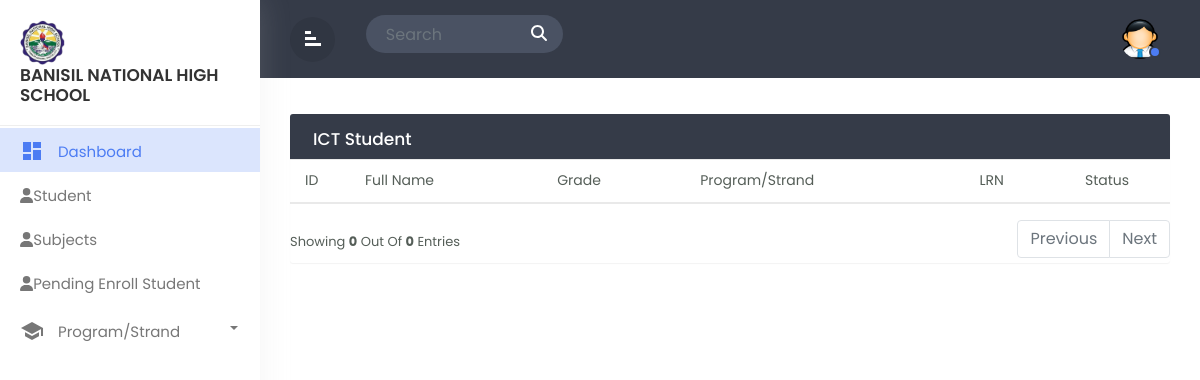
The page /admin_ICT.php on the database as committed earlier.
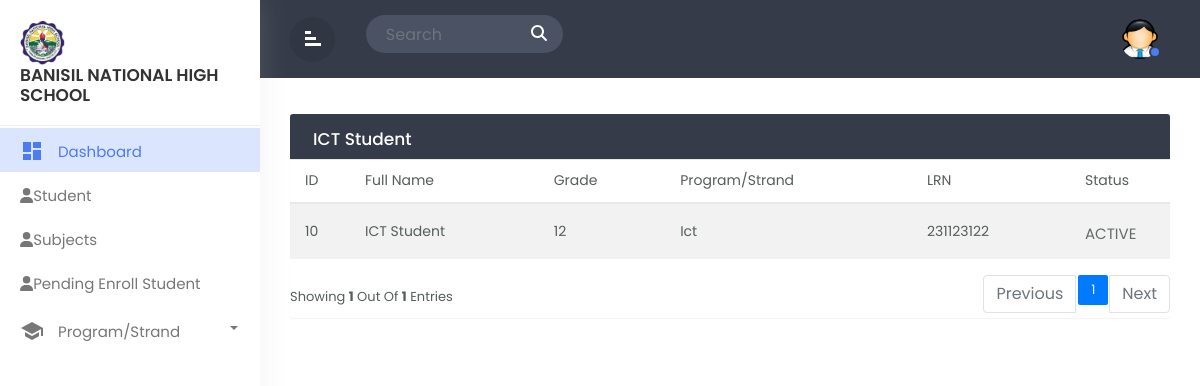
The same page on the database as committed later.
### tables this page shows
CREATE TABLE `tbl_userinfo` (
  `user_id` int(11) NOT NULL,
  `firstname` varchar(244) NOT NULL,
  `middlename` varchar(244) NOT NULL,
  `lastname` varchar(244) NOT NULL,
  `suffix` varchar(244) NOT NULL,
  `gender` varchar(244) NOT NULL,
  `birthday` date NOT NULL,
  `age` int(11) NOT NULL
);

CREATE TABLE `tbl_enrollment` (
  `enrollment_id` int(11) NOT NULL,
  `userinfo_id` int(11) NOT NULL,
  `admit_type` varchar(244) NOT NULL,
  `grade` varchar(244) NOT NULL,
  `program` varchar(244) NOT NULL,
  `term` varchar(244) NOT NULL,
  `lrn` int(11) NOT NULL,
  `lsa` varchar(244) NOT NULL
);

### admin_ICT.php (the view, shortened to what the changed rows need)
<!doctype html>
<html lang="en">
  <head>
        <link rel="stylesheet" href="css/bootstrap.min.css">
        <link rel="stylesheet" href="css/custom.css">
  </head>
  <body>
<div class="wrapper">
		<div id="content">
		   <div class="main-content">
			  <div class="row">
				<div class="col-md-12">
				<div class="table-wrapper">
    <div class="table-title">
      <div class="row">
        <div class="col-sm-6 p-0 d-flex justify-content-lg-start justify-content-center">
          <h2 class="ml-lg-2">ICT Student</h2>
        </div>
      </div>
    </div>
    <?php
    include 'dbcon.php';
    $limit = 5;
    $page = isset($_GET['page']) ? $_GET['page'] : 1;
    $sqlCount = "SELECT COUNT(*) AS total FROM tbl_userinfo
              JOIN tbl_user_level ON tbl_user_level.user_level_id = tbl_userinfo.user_id
              JOIN tbl_enrollment ON tbl_enrollment.userinfo_id = tbl_userinfo.user_id
              WHERE tbl_user_level.level = 'STUDENT' AND tbl_enrollment.program = 'ICT'";
    $resultCount = mysqli_query($conn, $sqlCount);
    $rowCount = mysqli_fetch_assoc($resultCount)['total'];
    $totalPages = ceil($rowCount / $limit);
    $offset = ($page - 1) * $limit;
    $sql = "SELECT tbl_userinfo.user_id, tbl_userinfo.firstname, tbl_userinfo.middlename, tbl_userinfo.lastname, tbl_userinfo.suffix, tbl_enrollment.userinfo_id, tbl_enrollment.admit_type, tbl_enrollment.grade, tbl_enrollment.program, tbl_enrollment.term, tbl_enrollment.lrn, tbl_enrollment.lsa, tbl_user_status.status, tbl_user_level.level
            FROM tbl_userinfo
            JOIN tbl_enrollment ON tbl_userinfo.user_id = tbl_enrollment.userinfo_id
            JOIN tbl_user_status ON tbl_userinfo.user_id = tbl_user_status.userinfo_id
            JOIN tbl_user_level ON tbl_userinfo.user_id = tbl_user_level.userinfo_id
            WHERE tbl_user_level.level = 'STUDENT' AND tbl_enrollment.program = 'ICT' AND tbl_user_status.status = '1'
            LIMIT $limit OFFSET $offset";
    $result = mysqli_query($conn, $sql);
    ?>
<table class="table table-striped table-hover" id="eim_table">
  <thead>
    <tr>
      <th>ID</th>
      <th>Full Name</th>
      <th>Grade</th>
      <th>Program/Strand</th>
      <th>LRN</th>
      <th>Status</th>
    </tr>
  </thead>
  <tbody>
    <?php foreach ($result as $row): ?>
      <tr>
        <td><?php echo $row['user_id'] ?></td>
        <td><?php echo $row['firstname'] . ' ' . $row['lastname']; ?></td>
        <td><?php echo $row['grade']; ?></td>
        <td><?php echo $row['program']; ?></td>
        <td><?php echo $row['lrn'] ?></td>
        <td>
        <?php
            if($row['status'] == 1){
              echo '<span class="active">ACTIVE</span>';
            } else {
              echo '<span class="inactive">INACTIVE</span>';
            }
        ?>
        </td>
      </tr>
    <?php endforeach; ?>
  </tbody>
</table>
<div class="clearfix">
<div class="hint-text">Showing <b><?php echo mysqli_num_rows($result) ?></b> out of <b><?php echo mysqli_num_rows($result) ?></b> entries</div>
  <ul class="pagination">
    <?php for ($i = 1; $i <= $totalPages; $i++): ?>
      <li class="page-item <?php if ($i == $page) echo 'active' ?>">
        <a href="?page=<?php echo $i ?>" class="page-link"><?php echo $i ?></a>
      </li>
    <?php endfor; ?>
  </ul>
</div>
</div>
			  </div>
		</div>
</div>
</div>
  </body>
  </html>

Rows that differ between the two databases and show on the page:
added tbl_userinfo: user_id "10", firstname "ICT", lastname "Student", tbl_enrollment.grade "12", tbl_enrollment.program "Ict", tbl_enrollment.lrn "231123122"
Other text that changed with them:
mysqli_num_rows($result): "0" → "1"
new list line: "1"
